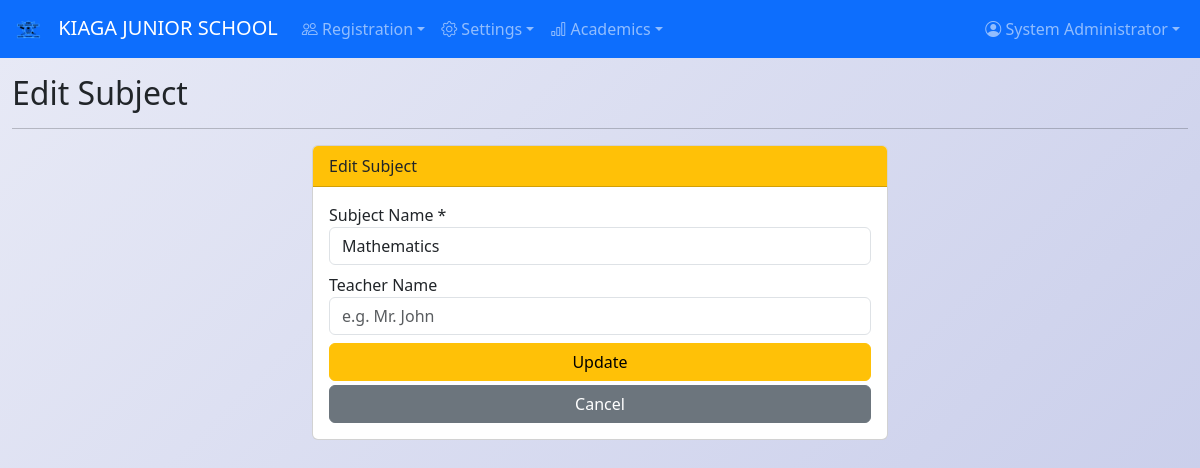
Screenshot of /subjects/edit/1 (signed in) with the database file from the repository.
### app.py (models this page shows, shortened)
class SchoolSettings(db.Model):
    id = db.Column(db.Integer, primary_key=True)
    school_name = db.Column(db.String(200), nullable=False, default='My School')
    school_address = db.Column(db.Text, nullable=True)
    school_phone = db.Column(db.String(50), nullable=True)
    school_email = db.Column(db.String(120), nullable=True)
    school_motto = db.Column(db.String(200), nullable=True)
    principal_name = db.Column(db.String(100), nullable=True)
    principal_title = db.Column(db.String(100), nullable=True, default='Principal')
    city = db.Column(db.String(100), nullable=True)
    logo_url = db.Column(db.String(500), nullable=True)
    po_box = db.Column(db.String(100), nullable=True)
    term_begins = db.Column(db.String(20), nullable=True)
    closing_date = db.Column(db.String(20), nullable=True)

class User(UserMixin, db.Model):
    id = db.Column(db.Integer, primary_key=True)
    username = db.Column(db.String(80), unique=True, nullable=False)
    email = db.Column(db.String(120), unique=True, nullable=True)
    password_hash = db.Column(db.String(200), nullable=False)
    role = db.Column(db.String(20), nullable=False, default='Teacher')
    full_name = db.Column(db.String(100), nullable=False)
    created_at = db.Column(db.DateTime, default=datetime.utcnow)

class Subject(db.Model):
    id = db.Column(db.Integer, primary_key=True)
    name = db.Column(db.String(100), unique=True, nullable=False)
    teacher = db.Column(db.String(100), nullable=True)

### app.py (the view)
@app.route('/subjects/edit/<int:id>', methods=['GET', 'POST'])
@admin_required
def edit_subject(id):
    s = Subject.query.get_or_404(id)
    if request.method == 'POST':
        s.name = request.form.get('name'); s.teacher = request.form.get('teacher')
        db.session.commit(); flash('Subject updated!', 'success')
        return redirect(url_for('subjects'))
    return render_template('edit_subject.html', subject=s)

### app.py (called while the page is built)
def admin_required(f):
    @wraps(f)
    @login_required
    def wrap(*args, **kwargs):
        if current_user.role != 'Admin':
            flash('Access denied. Admin only.', 'danger')
            return redirect(url_for('dashboard'))
        return f(*args, **kwargs)
    return wrap

@login_manager.user_loader
def load_user(user_id):
    return User.query.get(int(user_id))

@app.context_processor
def inject_school_settings():
    s = SchoolSettings.query.first()
    if not s:
        s = SchoolSettings(school_name='My School')
        db.session.add(s)
        db.session.commit()
    gs = GradeSetting.query.order_by(GradeSetting.min_percentage.desc()).all()
    return dict(school=s, grade_settings=gs)

### templates/edit_subject.html
{% extends "base.html" %}{% block title %}- Edit Subject{% endblock %}{% block content %}
<h2>Edit Subject</h2><hr>
<div class="row"><div class="col-md-6 mx-auto">
<div class="card"><div class="card-header bg-warning">Edit Subject</div>
<div class="card-body">
<form method="POST">
<div class="mb-2"><label>Subject Name *</label><input type="text" name="name" class="form-control" value="{{ subject.name }}" required></div>
<div class="mb-2"><label>Teacher Name</label><input type="text" name="teacher" class="form-control" value="{{ subject.teacher or '' }}" placeholder="e.g. Mr. John"></div>
<button type="submit" class="btn btn-warning w-100">Update</button>
<a href="{{ url_for('subjects') }}" class="btn btn-secondary w-100 mt-1">Cancel</a>
</form></div></div></div></div>
{% endblock %}

### templates/base.html (shortened to what this page needs)
<!DOCTYPE html>
<html lang="en">
<head>
    <link href="https://cdn.jsdelivr.net/npm/bootstrap@5.3.2/dist/css/bootstrap.min.css" rel="stylesheet">
    <link rel="stylesheet" href="https://cdn.jsdelivr.net/npm/bootstrap-icons@1.11.2/font/bootstrap-icons.css">
</head>
<body>
{% if current_user.is_authenticated %}
<nav class="navbar navbar-expand-lg navbar-dark bg-primary no-print">
    <div class="container-fluid">
        <a class="navbar-brand" href="{{ url_for('dashboard') }}">
            {% if school.logo_url %}<img src="{{ school.logo_url }}" alt="Logo" style="height:30px;margin-right:8px;">{% else %}<i class="bi bi-mortarboard-fill"></i>{% endif %}
            {{ school.school_name }}
        </a>
        <div class="collapse navbar-collapse" id="navbarNav">
            <ul class="navbar-nav me-auto">
                <li class="nav-item dropdown">
                    <a class="nav-link dropdown-toggle" data-bs-toggle="dropdown" href="#"><i class="bi bi-people"></i> Registration</a>
                </li>
                <li class="nav-item dropdown">
                    <a class="nav-link dropdown-toggle" data-bs-toggle="dropdown" href="#"><i class="bi bi-gear"></i> Settings</a>
                </li>
                <li class="nav-item dropdown">
                    <a class="nav-link dropdown-toggle" data-bs-toggle="dropdown" href="#"><i class="bi bi-bar-chart"></i> Academics</a>
                </li>
            </ul>
            <ul class="navbar-nav">
                <li class="nav-item dropdown">
                    <a class="nav-link dropdown-toggle" data-bs-toggle="dropdown" href="#"><i class="bi bi-person-circle"></i> {{ current_user.full_name }}</a>
                </li>
            </ul>
        </div>
    </div>
</nav>
{% endif %}
<div class="container-fluid mt-2">{% block content %}{% endblock %}</div>
</body>
</html>

### templates/base.html (style rules this page uses)
body { background: linear-gradient(135deg, #e8eaf6 0%, #c5cae9 100%); min-height: 100vh; }

### rows the page displays
SchoolSettings: logo_url (picture), school_name "KIAGA JUNIOR SCHOOL"
User: full_name "System Administrator"
Subject: name "Mathematics"
